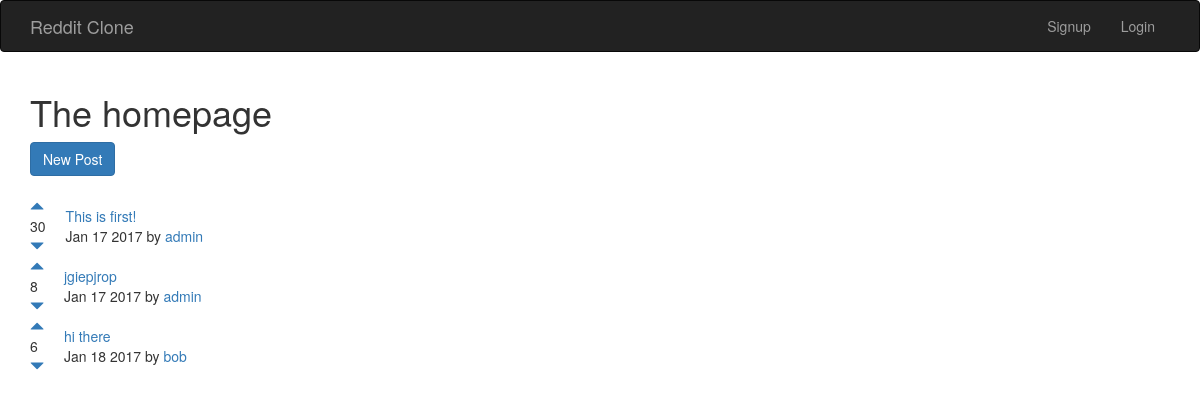
The page / on the database its author committed.
### posts/models.py (models this page shows)
class Post(models.Model):
    title = models.CharField(max_length=200)
    url = models.TextField()
    pub_date = models.DateTimeField()
    author = models.ForeignKey(User)
    votes_total = models.IntegerField(default=1)
    def pub_date_pretty(self):
        return self.pub_date.strftime('%b %e %Y')

### posts/views.py (the view)
# urls.py: 2. Add a URL to urlpatterns:  url(r'^$', views.home, name='home')
def home(request):
    posts = Post.objects.order_by('-votes_total')
    return render(request, 'posts/home.html', {'posts':posts})

### posts/templates/posts/home.html (shortened to what this page needs)
{% extends 'base.html' %}
{% block content %}
<h1>The homepage</h1>
<a class="btn btn-primary" href="{% url 'posts:create' %}">New Post</a>
<br/>
<br/>
{% for post in posts.all %}
<table>
  <tr>
    <td style="padding-right: 20px;"><a href="#" onClick="document.getElementById('upvote{{ post.id }}').submit()"><span class="glyphicon glyphicon-triangle-top" aria-hidden="true"></span></a><br/>{{ post.votes_total }}<br/><a href="#" onClick="document.getElementById('downvote{{ post.id }}').submit()"><span class="glyphicon glyphicon-triangle-bottom" aria-hidden="true"></span></a></td>
    <td><a href="{{ post.url }}">{{ post.title }}</a><br/>{{ post.pub_date_pretty }} by <a href="{% url 'posts:userposts' post.author.id %}">{{ post.author.username }}</a></td>
  </tr>
</table>
{% endfor %}
{% endblock %}

### templates/base.html (shortened to what this page needs)
<!DOCTYPE html>
<html lang="en">
  <head>
    <link rel="stylesheet" href="https://maxcdn.bootstrapcdn.com/bootstrap/3.3.7/css/bootstrap.min.css">
  </head>
  <body>
    <nav class="navbar navbar-inverse">
      <div class="container">
        <div class="navbar-header">
          <a class="navbar-brand" href="{% url 'home' %}">Reddit Clone</a>
        </div>
        <div class="collapse navbar-collapse" id="mynav">
          <ul class="nav navbar-nav navbar-right">
            {% if user.is_authenticated %}
            <li><a href="#" onClick="document.getElementById('logout').submit()">Logout</a></li>
            <form id="logout" method="POST" action="{% url 'accounts:logout' %}">
              {% csrf_token %}
              <input type="hidden">
            </form>
            {% else %}
            <li><a href="{% url 'accounts:signup' %}">Signup</a></li>
            <li><a href="{% url 'accounts:login' %}">Login</a></li>
            {% endif %}
          </ul>
        </div>
      </div>
    </nav>
    <div class="container">
      {% block content %}
      {% endblock %}
    </div>
  </body>
</html>

### rows shown on the page
Post: votes_total "30", title "This is first!", pub_date_pretty "Jan 17 2017", author.username "admin"
Post: votes_total "8", title "jgiepjrop", pub_date_pretty "Jan 17 2017", author.username "admin"
Post: votes_total "6", title "hi there", pub_date_pretty "Jan 18 2017", author.username "bob"
